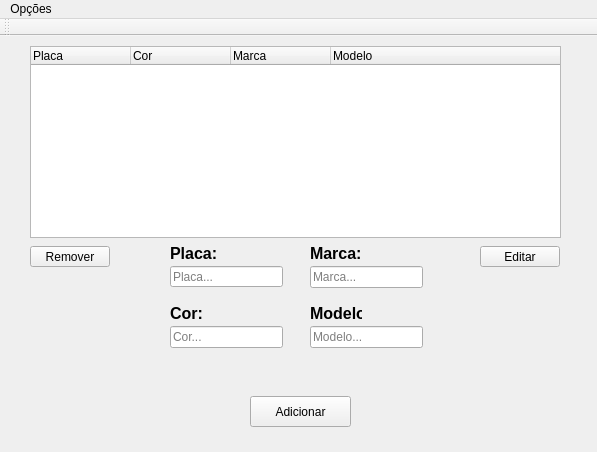
<?xml version="1.0" encoding="UTF-8"?>
<ui version="4.0">
 <class>MinhaJanela</class>
 <widget class="QMainWindow" name="MinhaJanela">
  <property name="geometry">
   <rect>
    <x>0</x>
    <y>0</y>
    <width>597</width>
    <height>452</height>
   </rect>
  </property>
  <property name="windowTitle">
   <string>MinhaJanela</string>
  </property>
  <widget class="QWidget" name="centralWidget">
   <widget class="QLabel" name="lblPlaca">
    <property name="geometry">
     <rect>
      <x>170</x>
      <y>210</y>
      <width>52</width>
      <height>14</height>
     </rect>
    </property>
    <property name="font">
     <font>
      <family>Arial</family>
      <pointsize>12</pointsize>
      <weight>75</weight>
      <bold>true</bold>
     </font>
    </property>
    <property name="text">
     <string>Placa:</string>
    </property>
   </widget>
   <widget class="QPushButton" name="btnAdicionar">
    <property name="geometry">
     <rect>
      <x>250</x>
      <y>360</y>
      <width>101</width>
      <height>31</height>
     </rect>
    </property>
    <property name="text">
     <string>Adicionar</string>
    </property>
    <property name="icon">
     <iconset resource="content.qrc">
      <normaloff>:/icones/adic.png</normaloff>:/icones/adic.png</iconset>
    </property>
   </widget>
   <widget class="QPushButton" name="btnEditar">
    <property name="geometry">
     <rect>
      <x>480</x>
      <y>210</y>
      <width>80</width>
      <height>21</height>
     </rect>
    </property>
    <property name="text">
     <string>Editar</string>
    </property>
    <property name="icon">
     <iconset resource="content.qrc">
      <normaloff>:/icones/file_edit.png</normaloff>:/icones/file_edit.png</iconset>
    </property>
   </widget>
   <widget class="QTreeWidget" name="twListagem">
    <property name="geometry">
     <rect>
      <x>30</x>
      <y>10</y>
      <width>531</width>
      <height>192</height>
     </rect>
    </property>
    <column>
     <property name="text">
      <string>Placa</string>
     </property>
    </column>
    <column>
     <property name="text">
      <string>Cor</string>
     </property>
    </column>
    <column>
     <property name="text">
      <string>Marca</string>
     </property>
    </column>
    <column>
     <property name="text">
      <string>Modelo</string>
     </property>
    </column>
   </widget>
   <widget class="QLineEdit" name="txtPlaca">
    <property name="geometry">
     <rect>
      <x>170</x>
      <y>230</y>
      <width>113</width>
      <height>21</height>
     </rect>
    </property>
    <property name="placeholderText">
     <string>Placa...</string>
    </property>
   </widget>
   <widget class="QLineEdit" name="txtModelo">
    <property name="geometry">
     <rect>
      <x>310</x>
      <y>290</y>
      <width>113</width>
      <height>22</height>
     </rect>
    </property>
    <property name="placeholderText">
     <string>Modelo...</string>
    </property>
   </widget>
   <widget class="QLabel" name="lblModelo">
    <property name="geometry">
     <rect>
      <x>310</x>
      <y>270</y>
      <width>52</width>
      <height>14</height>
     </rect>
    </property>
    <property name="font">
     <font>
      <family>Arial</family>
      <pointsize>12</pointsize>
      <weight>75</weight>
      <bold>true</bold>
     </font>
    </property>
    <property name="text">
     <string>Modelo:</string>
    </property>
   </widget>
   <widget class="QLineEdit" name="txtCor">
    <property name="geometry">
     <rect>
      <x>170</x>
      <y>290</y>
      <width>113</width>
      <height>22</height>
     </rect>
    </property>
    <property name="placeholderText">
     <string>Cor...</string>
    </property>
   </widget>
   <widget class="QLineEdit" name="txtMarca">
    <property name="geometry">
     <rect>
      <x>310</x>
      <y>230</y>
      <width>113</width>
      <height>22</height>
     </rect>
    </property>
    <property name="placeholderText">
     <string>Marca...</string>
    </property>
   </widget>
   <widget class="QLabel" name="lblCor">
    <property name="geometry">
     <rect>
      <x>170</x>
      <y>270</y>
      <width>52</width>
      <height>14</height>
     </rect>
    </property>
    <property name="font">
     <font>
      <family>Arial</family>
      <pointsize>12</pointsize>
      <weight>75</weight>
      <bold>true</bold>
     </font>
    </property>
    <property name="text">
     <string>Cor:</string>
    </property>
   </widget>
   <widget class="QLabel" name="lblMarca">
    <property name="geometry">
     <rect>
      <x>310</x>
      <y>210</y>
      <width>52</width>
      <height>14</height>
     </rect>
    </property>
    <property name="font">
     <font>
      <family>Arial</family>
      <pointsize>12</pointsize>
      <weight>75</weight>
      <bold>true</bold>
     </font>
    </property>
    <property name="text">
     <string>Marca:</string>
    </property>
   </widget>
   <widget class="QPushButton" name="btnRemover">
    <property name="geometry">
     <rect>
      <x>30</x>
      <y>210</y>
      <width>80</width>
      <height>21</height>
     </rect>
    </property>
    <property name="text">
     <string>Remover</string>
    </property>
    <property name="icon">
     <iconset resource="content.qrc">
      <normaloff>:/icones/remove-01-128.png</normaloff>:/icones/remove-01-128.png</iconset>
    </property>
   </widget>
  </widget>
  <widget class="QMenuBar" name="menuBar">
   <property name="geometry">
    <rect>
     <x>0</x>
     <y>0</y>
     <width>597</width>
     <height>19</height>
    </rect>
   </property>
   <widget class="QMenu" name="menuOp_es">
    <property name="title">
     <string>Opções</string>
    </property>
    <addaction name="actionSobre"/>
    <addaction name="actionSair"/>
   </widget>
   <addaction name="menuOp_es"/>
  </widget>
  <widget class="QToolBar" name="mainToolBar">
   <attribute name="toolBarArea">
    <enum>TopToolBarArea</enum>
   </attribute>
   <attribute name="toolBarBreak">
    <bool>false</bool>
   </attribute>
  </widget>
  <action name="actionSobre">
   <property name="text">
    <string>Sobre</string>
   </property>
   <property name="shortcut">
    <string>Ctrl+Q</string>
   </property>
  </action>
  <action name="actionSair">
   <property name="text">
    <string>Sair</string>
   </property>
   <property name="shortcut">
    <string>Ctrl+X</string>
   </property>
  </action>
 </widget>
 <layoutdefault spacing="6" margin="11"/>
 <resources>
  <include location="content.qrc"/>
 </resources>
 <connections/>
</ui>
